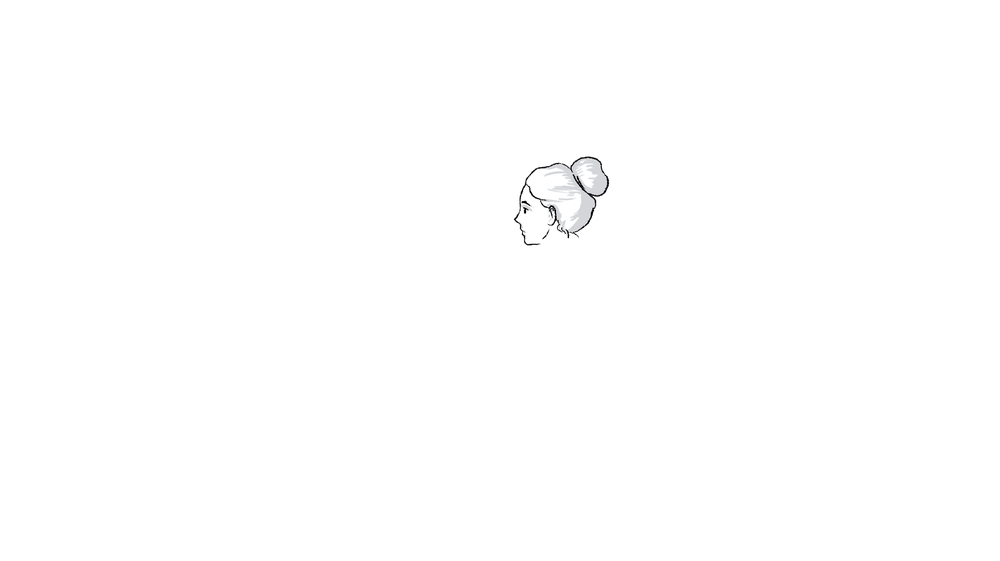
#> input picture Assets/MainMenu/Anna/head.png, 1000 x 561 px, shrunk from 1919 x 1077 before the run
$ python build_anna_rig.py
#> lines starting #> are read from the running program, lines starting #| are printed output that depends on the picture; after the words box and inside, x2 and y2 are one past the last pixel; in counts of white or black regions, pixels touching at a corner belong together
#!/usr/bin/env python3
"""Build the main menu's Anna rig from her drawn layers.

Anna is drawn in four layers, each a full-size PNG on the main menu art's own
canvas (1919x1077) with the drawing in its final place:

    Assets/MainMenu/Anna/legs.png, body.png, arm.png, head.png   (back to front)

and, once drawn, eye_shut.png: the closed eye with the skin round it,
covering the open eye, shown for a blink.

This script

  * trims each layer down to the drawing, dropping the near-invisible eraser
    leftovers, and saves it to Assets/MainMenu/Anna/Rig/ - the game then holds four
    small textures for her instead of four screen-sized ones;
  * covers each layer with a mesh - a grid of small squares over the drawn
    part - and weights every vertex to the bones that move it;
  * writes Scenes/MainMenuAnnaRig.tscn: a Skeleton2D with one Bone2D per
    joint, and one Polygon2D per layer.

Scenes/MainMenuAnna.tscn lays that rig over the menu art and
Scenes/MainMenuAnna.gd moves its bones; neither is touched here, so what is
tuned there survives a rebuild. Re-run this after redrawing a layer:

    python tools/build_anna_rig.py

If a joint moved in the drawing, move it in JOINTS first. The weights follow
the joints: each layer's rule below says, in terms of them, where one bone's
hold hands over to the next.
"""

from __future__ import annotations

import math
from pathlib import Path

import numpy as np
from PIL import Image
from scipy import ndimage

ROOT = Path(__file__).resolve().parent.parent
SOURCE_DIR = ROOT / "Assets" / "MainMenu" / "Anna"
RIG_TEXTURE_DIR = SOURCE_DIR / "Rig"
SCENE_PATH = ROOT / "Scenes" / "MainMenuAnnaRig.tscn"
# Fixed, so the scenes that hold the rig keep finding it after a rebuild.
SCENE_UID = "uid://bannarig1menu"

# Pixels fainter than this, in a patch with nothing stronger, are eraser
# leftovers: invisible, but they would stretch the trimmed texture.
STRAY_MAX_ALPHA = 16
TRIM_PADDING = 2

# Joint positions on the art canvas, in pixels. Each is a Bone2D.
JOINTS: dict[str, tuple[float, float]] = {
    "Ground": (1100.0, 1077.0),  # the canvas's bottom edge: the legs' far end stays put
    "Hip": (1095.0, 785.0),
    "Waist": (1093.0, 752.0),  # where the upper body bends over the hips
    "Chest": (1090.0, 680.0),  # carries the neck and the shoulder; never scaled itself
    "Neck": (1085.0, 490.0),  # the collar
    "Head": (1078.0, 452.0),  # the base of the skull
    "Shoulder": (1035.0, 535.0),  # the near arm, the one holding the rag
    "Elbow": (1025.0, 695.0),
    "Hand": (975.0, 795.0),
    # Last, so the chest's drawn bone points at the neck rather than at this.
    "Ribs": (1090.0, 680.0),  # the back over the ribcage, swelling with each breath
    # Slid sideways, it turns the head a little to the left or right: see
    # build_head_depth.
    "Turn": (1078.0, 452.0),
}
PARENTS: dict[str, str | None] = {
    "Ground": None,
    "Hip": None,
    "Waist": "Hip",
    "Chest": "Waist",
    "Ribs": "Chest",
    "Neck": "Chest",
    "Head": "Neck",
    "Shoulder": "Chest",
    "Elbow": "Shoulder",
    "Hand": "Elbow",
    "Turn": "Head",
}
# Bones with no child bone get a drawn length and direction by hand (radians).
LEAF_GIZMOS: dict[str, tuple[float, float]] = {
    "Ground": (40.0, -math.pi / 2.0),
    "Ribs": (40.0, -math.pi / 2.0),
    "Head": (60.0, -math.pi / 2.0),
    "Hand": (60.0, math.pi / 2.0 + 0.2),
    "Turn": (30.0, 0.0),
}

# How far each canvas pixel of the head stands out towards the viewer, 0..1;
# set by build_head_depth before the layers are weighted.
head_depth: np.ndarray | None = None


def smooth(t: float) -> float:
    t = min(max(t, 0.0), 1.0)
    return t * t * (3.0 - 2.0 * t)


def band(value: float, start: float, end: float) -> float:
    """0 at `start`, 1 at `end`, eased in between (either direction)."""
    return smooth((value - start) / (end - start))


def j(name: str) -> tuple[float, float]:
    return JOINTS[name]


# [50 lines left out: functions legs_weights, body_weights, arm_weights, head_weights, not called in this run]


def build_head_depth() -> float:
    """Sets head_depth, and returns how many pixels a depth of 1 stands for.

    A head seen side-on keeps its outline when it turns a little; what moves is
    what lies inside it, the more the nearer it is to the viewer - the ear, the
    cheek, the eye. The depth is painted in Assets/MainMenu/Anna/head_depth.png (white
    nearest, black on the outline) if that exists. Otherwise it is guessed from
    the head's outline, as if the drawing were blown up like a balloon: 0 on
    the outline, rising inwards. The guess is saved as head_depth_auto.png
    either way, to paint over.
    """
    global head_depth
    alpha = np.array(Image.open(SOURCE_DIR / "head.png").convert("RGBA"))[..., 3]
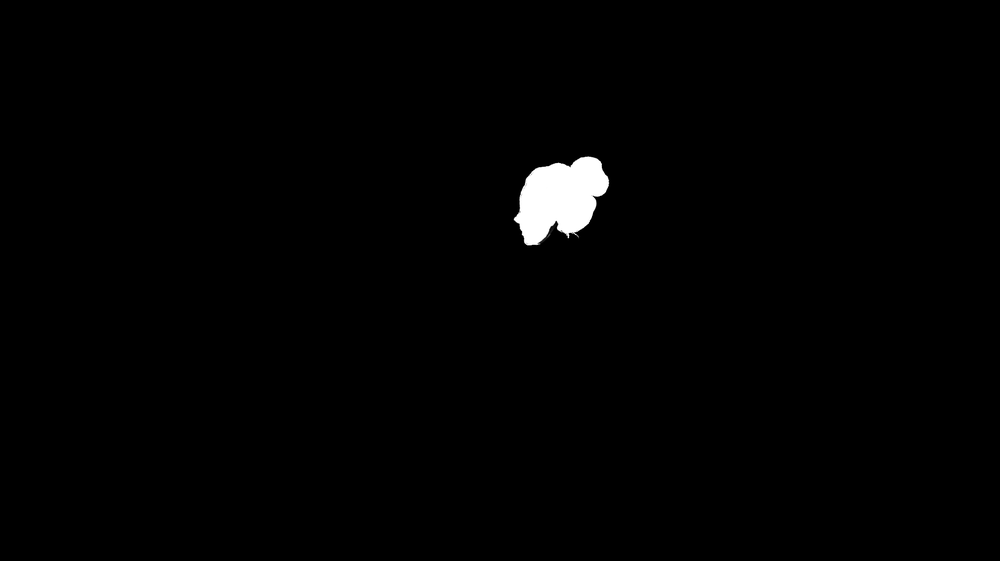
#> alpha: shape (561, 1000); min 0, max 255, mean 2.5
    inside = alpha >= 128
#> inside: shape (561, 1000) bool; 0.97% white; 1 white region, box (x1, y1, x2, y2) and area: (514, 157, 609, 245) 5442
    distance = ndimage.distance_transform_edt(inside)
    radius = float(distance.max())
#> radius = 28.28
    rise = np.clip(distance / radius, 0.0, 1.0)
    # Rounded like a ball, but without a ball's steep edge, which would
    # stretch the lines along the outline.
    guess = np.where(inside, 1.0 - (1.0 - rise) ** 2, 0.0)
    save_if_changed((guess * 255.0).round().astype(np.uint8), SOURCE_DIR / "head_depth_auto.png")
    painted = SOURCE_DIR / "head_depth.png"
    depth = np.asarray(Image.open(painted).convert("L"), dtype=np.float64) / 255.0 if painted.exists() else guess
    head_depth = ndimage.gaussian_filter(depth, 2.0)
    return radius


# Back to front: node name, file, cell size (None makes the layer one rigid
# quad), weights, and whether the layer starts hidden.
LAYERS = [
    ("Legs", "legs", 12.0, legs_weights, False),
    ("Body", "body", 12.0, body_weights, False),
    ("Arm", "arm", 10.0, arm_weights, False),
    ("Head", "head", 8.0, head_weights, False),
]
# Drawn on top of the head when they exist: the script shows them for a blink.
OPTIONAL_LAYERS = [
    ("EyeClosed", "eye_shut", 6.0, head_weights, True),
]


# [6 lines left out: function bone_path, not called in this run]


def trim_layer(file_stem: str) -> tuple[np.ndarray, tuple[int, int], tuple[int, int]]:
    """Returns the trimmed RGBA pixels, their top-left on the canvas, and the canvas size."""
    image = Image.open(SOURCE_DIR / f"{file_stem}.png").convert("RGBA")
    pixels = np.array(image)
    alpha = pixels[..., 3]
    labels, count = ndimage.label(alpha > 0)
    if count:
        strongest = ndimage.maximum(alpha, labels, range(1, count + 1))
        for index, value in enumerate(strongest, start=1):
            if value < STRAY_MAX_ALPHA:
                pixels[labels == index] = 0
    ys, xs = np.nonzero(pixels[..., 3])
    if len(xs) == 0:
        raise SystemExit(f"{file_stem}.png has nothing drawn on it")
    height, width = alpha.shape
    left = max(int(xs.min()) - TRIM_PADDING, 0)
    top = max(int(ys.min()) - TRIM_PADDING, 0)
    right = min(int(xs.max()) + 1 + TRIM_PADDING, width)
    bottom = min(int(ys.max()) + 1 + TRIM_PADDING, height)
    return pixels[top:bottom, left:right], (left, top), (width, height)


def save_if_changed(pixels: np.ndarray, path: Path) -> None:
    """Leaves an unchanged image alone, so the editor has nothing to reimport."""
    if path.exists():
        existing = np.array(Image.open(path))
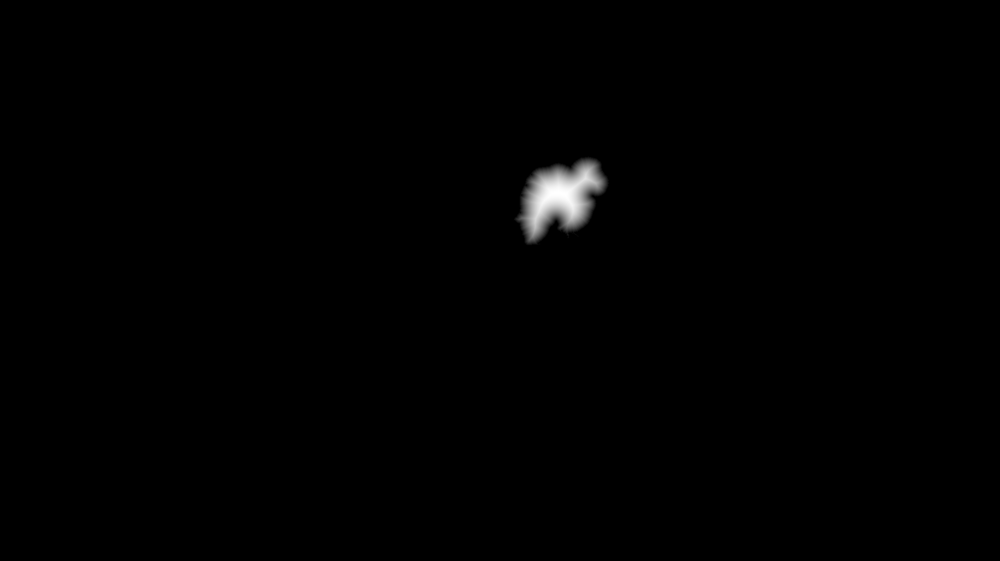
#> input picture Assets/MainMenu/Anna/head_depth_auto.png, 1000 x 561 px, shrunk from 1919 x 1077 before the run
#> existing is the input picture: shape (561, 1000); min 0, max 255, mean 1.3
        if existing.shape == pixels.shape and np.array_equal(existing, pixels):
            return
    Image.fromarray(pixels).save(path)


# [39 lines left out: function build_mesh, not called in this run]


def num(value: float) -> str:
    text = f"{value:.3f}".rstrip("0").rstrip(".")
    return "0" if text in ("-0", "") else text


def vector_array(values) -> str:
    return "PackedVector2Array(" + ", ".join(f"{num(x)}, {num(y)}" for x, y in values) + ")"


# [47 lines left out: function write_scene, not called in this run]


def main() -> None:
    RIG_TEXTURE_DIR.mkdir(exist_ok=True)
    built = []
    canvas_size = None
    head_turn_depth = build_head_depth()
#> head_turn_depth = 28.28
    present =[layer for layer in OPTIONAL_LAYERS if (SOURCE_DIR / f"{layer[1]}.png").exists()]
    for name, file_stem, cell, rule, hidden in LAYERS + present:
        pixels, origin, size = trim_layer(file_stem)
        if canvas_size is None:
            canvas_size = size
        elif size != canvas_size:
            raise SystemExit(f"{file_stem}.png is {size}, the other layers are {canvas_size}")
        save_if_changed(pixels, RIG_TEXTURE_DIR / f"{file_stem}.png")
        points, uvs, triangles = build_mesh(pixels[..., 3], origin, cell)
        per_vertex = [rule(x, y) for x, y in points]
        weights = {}
        for bone in JOINTS:
            column = [w.get(bone, 0.0) for w in per_vertex]
            if max(column) > 0.0005:
                weights[bone] = column
        built.append({"name": name, "file": file_stem, "points": points, "uvs": uvs,
                      "triangles": triangles, "weights": weights, "hidden": hidden})
        print(f"{name}: {pixels.shape[1]}x{pixels.shape[0]} at {origin}, "
              f"{len(points)} vertices, {len(triangles)} triangles, bones {', '.join(weights)}")
    write_scene(built, canvas_size, head_turn_depth)
    print(f"wrote {SCENE_PATH.relative_to(ROOT)}")


if __name__ == "__main__":
#> (the run stopped early here; a loop or call above may not have finished)
